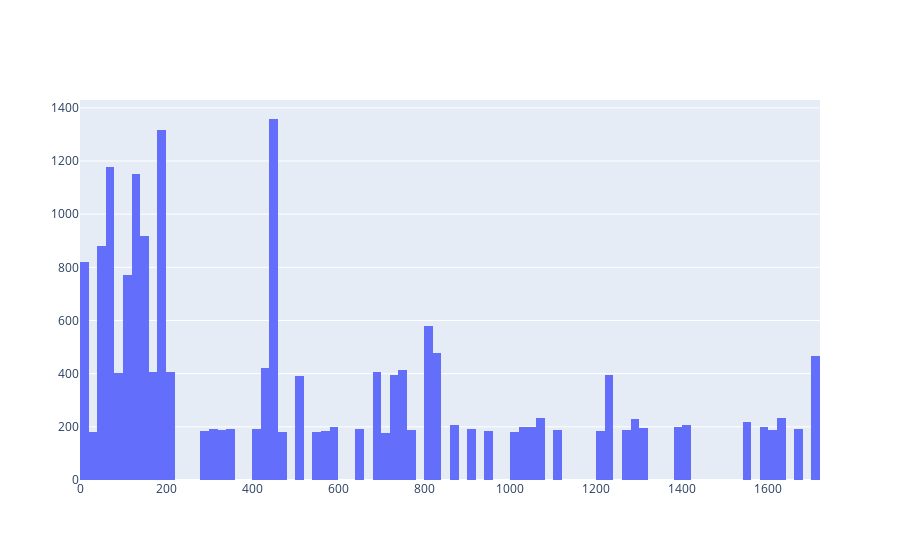

The notebook cell saved with this chart:
### Code cell
# Bar plot

fig = go.Figure()
fig.add_trace(go.Histogram(x=transactions_clean["Profit"]))
fig.show()

### Figure 1 — Plotly figure (JSON) as saved in the notebook; plotly's stock layout.template omitted (floating-point values rounded to 4 significant figures; data arrays with more than 128 entries replaced by an {"elided": "..."} marker saying what was removed)
{"data": [{"type": "histogram", "x": {"elided": "19803 float values"}}], "layout": {}}
